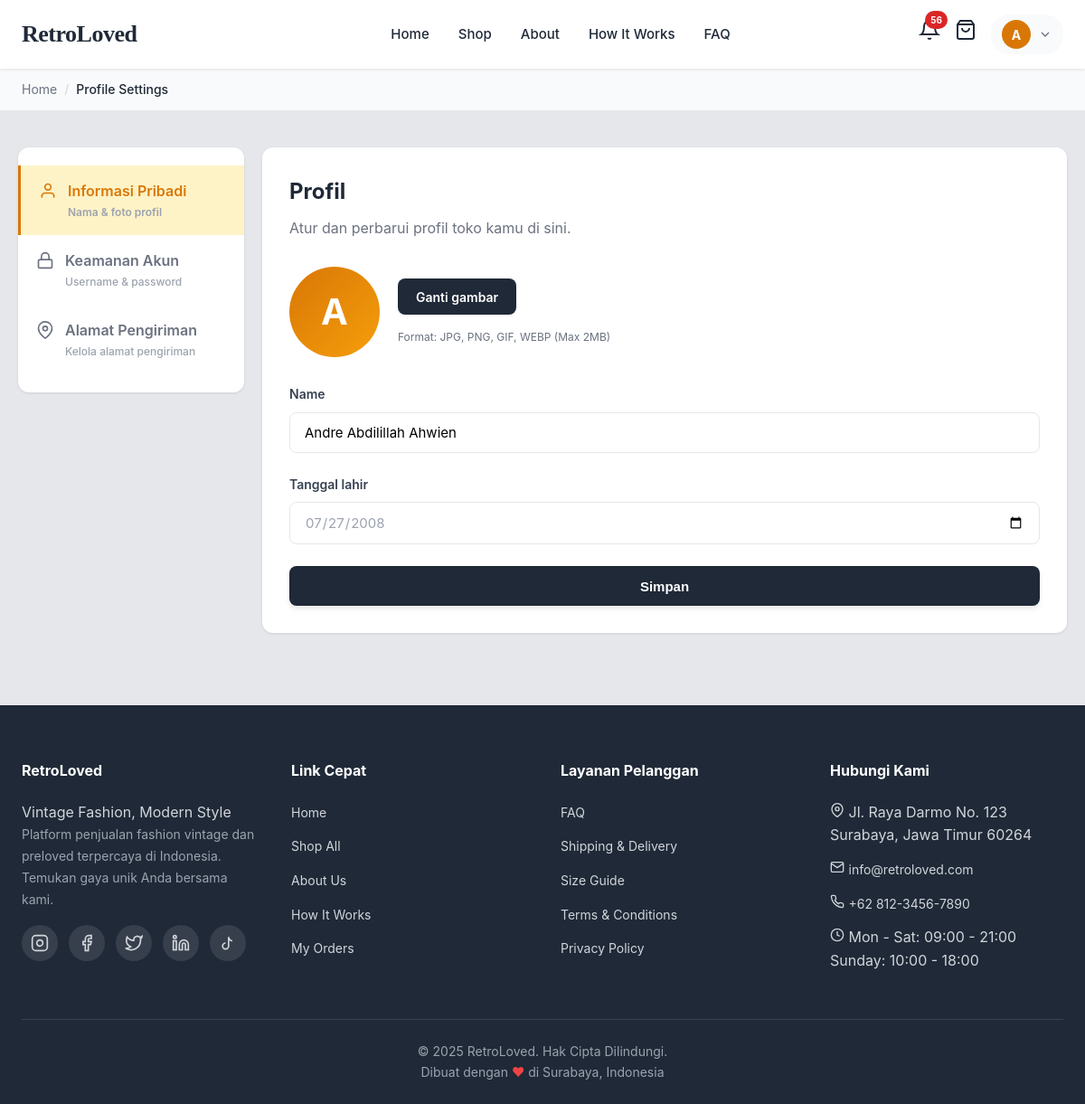
The page /customer/profile.php (signed in) on the database its author committed.
### tables this page shows
CREATE TABLE `users` (
  `user_id` int(11) NOT NULL,
  `username` varchar(50) NOT NULL,
  `email` varchar(100) NOT NULL,
  `password` varchar(255) NOT NULL,
  `full_name` varchar(100) NOT NULL,
  `phone` varchar(20) DEFAULT NULL,
  `address` text DEFAULT NULL,
  `role` enum('admin','customer') DEFAULT 'customer',
  `created_at` timestamp NOT NULL DEFAULT current_timestamp(),
  `updated_at` timestamp NOT NULL DEFAULT current_timestamp() ON UPDATE current_timestamp(),
  `profile_picture` varchar(255) DEFAULT NULL,
  `birth_date` date DEFAULT NULL,
  `email_verified` tinyint(1) DEFAULT 0,
  `is_active` tinyint(1) DEFAULT 1,
  `verified_at` timestamp NULL DEFAULT NULL
);

### config/database.php (called while the page is built, shortened)
<?php
$conn = mysqli_connect(DB_HOST, DB_USER, DB_PASS, DB_NAME);
mysqli_set_charset($conn, "utf8mb4");
function query($sql) {
    global $conn;
    $result = mysqli_query($conn, $sql);
    return $result;
}
?>

### customer/profile.php (the view, shortened to what this page needs)
<?php
require_once '../config/database.php';
$user_id = $_SESSION['user_id'];
$base_url = '../';
$page = isset($_GET['page']) ? $_GET['page'] : 'profile';
$user_query = "SELECT * FROM users WHERE user_id = '$user_id'";
$user = mysqli_fetch_assoc(query($user_query));
?>
<!DOCTYPE html>
<html lang="en">
<head>
    <link rel="stylesheet" href="<?php echo $base_url; ?>assets/css/style.css">
    <link rel="stylesheet" href="<?php echo $base_url; ?>assets/css/toast.css">
</head>
<body>
    <?php include '../includes/header.php'; ?>
    <div class="breadcrumb-container">
        <div class="container">
            <nav class="breadcrumb">
                <a href="../index.php" class="breadcrumb-item">Home</a>
                <span class="breadcrumb-separator">/</span>
                <span class="breadcrumb-item active">Profile Settings</span>
            </nav>
        </div>
    </div>
    <div class="profile-wrapper">
        <aside class="profile-sidebar">
            <ul class="sidebar-menu">
                <li>
                    <a href="profile.php?page=profile" class="<?php echo $page == 'profile' ? 'active' : ''; ?>">
                        <svg viewBox="0 0 24 24" fill="none" stroke="currentColor" stroke-width="2">
                            <path d="M20 21v-2a4 4 0 0 0-4-4H8a4 4 0 0 0-4 4v2"></path>
                            <circle cx="12" cy="7" r="4"></circle>
                        </svg>
                        <div>
                            <div style="font-weight: 600;">Informasi Pribadi</div>
                            <div style="font-size: 12px; color: #9CA3AF;">Nama & foto profil</div>
                        </div>
                    </a>
                </li>
                <li>
                    <a href="profile.php?page=account" class="<?php echo $page == 'account' ? 'active' : ''; ?>">
                        <svg viewBox="0 0 24 24" fill="none" stroke="currentColor" stroke-width="2">
                            <rect x="3" y="11" width="18" height="11" rx="2" ry="2"></rect>
                            <path d="M7 11V7a5 5 0 0 1 10 0v4"></path>
                        </svg>
                        <div>
                            <div style="font-weight: 600;">Keamanan Akun</div>
                            <div style="font-size: 12px; color: #9CA3AF;">Username & password</div>
                        </div>
                    </a>
                </li>
                <li>
                    <a href="profile.php?page=address" class="<?php echo $page == 'address' ? 'active' : ''; ?>">
                        <svg viewBox="0 0 24 24" fill="none" stroke="currentColor" stroke-width="2">
                            <path d="M21 10c0 7-9 13-9 13s-9-6-9-13a9 9 0 0 1 18 0z"></path>
                            <circle cx="12" cy="10" r="3"></circle>
                        </svg>
                        <div>
                            <div style="font-weight: 600;">Alamat Pengiriman</div>
                            <div style="font-size: 12px; color: #9CA3AF;">Kelola alamat pengiriman</div>
                        </div>
                    </a>
                </li>
            </ul>
        </aside>
        <main class="profile-content">
            <?php if($page == 'profile'): ?>
                <div class="content-header">
                    <h1>Profil</h1>
                    <p>Atur dan perbarui profil toko kamu di sini.</p>
                </div>
                <div class="profile-picture-section">
                    <div class="profile-picture-display" id="profilePictureDisplay">
                        <?php if(!empty($user['profile_picture']) && file_exists('../assets/images/profiles/' . $user['profile_picture'])): ?>
                            <img id="profileImage" src="<?php echo $base_url; ?>assets/images/profiles/<?php echo $user['profile_picture']; ?>" alt="Profile">
                        <?php else: ?>
                            <span id="profileInitial"><?php echo strtoupper(substr($user['full_name'], 0, 1)); ?></span>
                        <?php endif; ?>
                    </div>
                    <div class="profile-picture-actions">
                        <div class="profile-buttons-row">
                            <label for="profilePictureInput" class="btn-change-photo" style="cursor: pointer;">Ganti gambar</label>
                        </div>
                        <span class="profile-requirement-text">Format: JPG, PNG, GIF, WEBP (Max 2MB)</span>
                    </div>
                </div>
                <form method="POST" enctype="multipart/form-data" id="profileForm">
                    <div class="form-group">
                        <label>Name</label>
                        <input type="text" name="full_name" id="fullNameInput" class="form-input" value="<?php echo $user['full_name']; ?>" required oninput="markFormChanged()">
                    </div>
                    <div class="form-group">
                        <label>Tanggal lahir</label>
                        <input type="date" name="birth_date" id="birthDateInput" class="form-input" value="<?php echo $user['birth_date'] ?? ''; ?>"
                               style="color: #9CA3AF;"
                               onfocus="this.style.color='#1F2937'"
                               onblur="if(this.value=='') this.style.color='#9CA3AF'"
                               onchange="markFormChanged()">
                    </div>
                    <div id="profileFormButtons">
                        <button type="submit" name="update_profile" class="btn-submit">Simpan</button>
                    </div>
                </form>
            <?php endif; ?>
        </main>
    </div>
    <?php include '../includes/footer.php'; ?>
</body>
</html>

### customer/profile.php (style rules this page uses)
body { background: #E5E7EB; }
.profile-wrapper { display: flex; max-width: 1200px; margin: 40px auto; gap: 20px; padding: 0 20px; }
.profile-sidebar { width: 250px; background: white; border-radius: 12px; padding: 20px 0; height: fit-content; box-shadow: 0 1px 3px rgba(0,0,0,0.1); }
.sidebar-menu { list-style: none; padding: 0; margin: 0; }
.sidebar-menu li { margin: 0; }
.sidebar-menu a { display: flex; align-items: flex-start; gap: 12px; padding: 16px 20px; color: #6B7280; text-decoration: none; transition: all 0.2s; font-weight: 500; }
.sidebar-menu a.active { background: #FEF3C7; color: #D97706; font-weight: 600; border-left: 3px solid #D97706; }
.sidebar-menu a.active svg { stroke: #D97706; }
.sidebar-menu svg { width: 20px; height: 20px; flex-shrink: 0; margin-top: 2px; }
.profile-content { flex: 1; background: white; border-radius: 12px; padding: 30px; box-shadow: 0 1px 3px rgba(0,0,0,0.1); }
.content-header h1 { font-size: 24px; color: #1F2937; margin-bottom: 8px; }
.content-header p { color: #6B7280; margin-bottom: 30px; }
.profile-picture-section { display: flex; align-items: center; gap: 20px; margin-bottom: 30px; }
.profile-picture-display { width: 100px; height: 100px; border-radius: 50%; background: linear-gradient(135deg, #D97706, #F59E0B); display: flex; align-items: center; justify-content: center; font-size: 40px; font-weight: 700; color: white; overflow: hidden; flex-shrink: 0; }
.profile-picture-actions { display: flex; flex-direction: column; gap: 8px; flex: 1; align-items: flex-start; }
.profile-buttons-row { display: flex; gap: 12px; align-items: center; flex-wrap: wrap; width: 100%; }
.profile-requirement-text { color: #6B7280; font-size: 12px; line-height: 1.5; margin-left: 0; }
.btn-change-photo { padding: 10px 20px; background: #1F2937; color: white; border: none; border-radius: 8px; font-weight: 600; cursor: pointer; font-size: 14px; transition: all 0.3s; display: inline-flex; align-items: center; justify-content: center; height: 40px; }
.form-group { margin-bottom: 24px; }
.form-group label { display: block; margin-bottom: 8px; color: #374151; font-weight: 600; font-size: 14px; }
.form-input { width: 100%; padding: 12px 16px; border: 1.5px solid #E5E7EB; border-radius: 8px; font-size: 15px; transition: all 0.2s; font-family: inherit; }
.btn-submit { padding: 12px 24px; background: #1F2937; color: white; border: none; border-radius: 8px; font-size: 15px; font-weight: 600; cursor: pointer; transition: all 0.3s; flex: 1; }
#profileFormButtons, #accountFormButtons { display: flex; gap: 12px; margin-top: 24px; }

### rows shown on the page
users: full_name "A", full_name "Andre Abdilillah Ahwien", birth_date "07/27/2008"

### other values the page prints
$notif_count "56"
substr($_SESSION['full_name'], 0, 1) "A"
